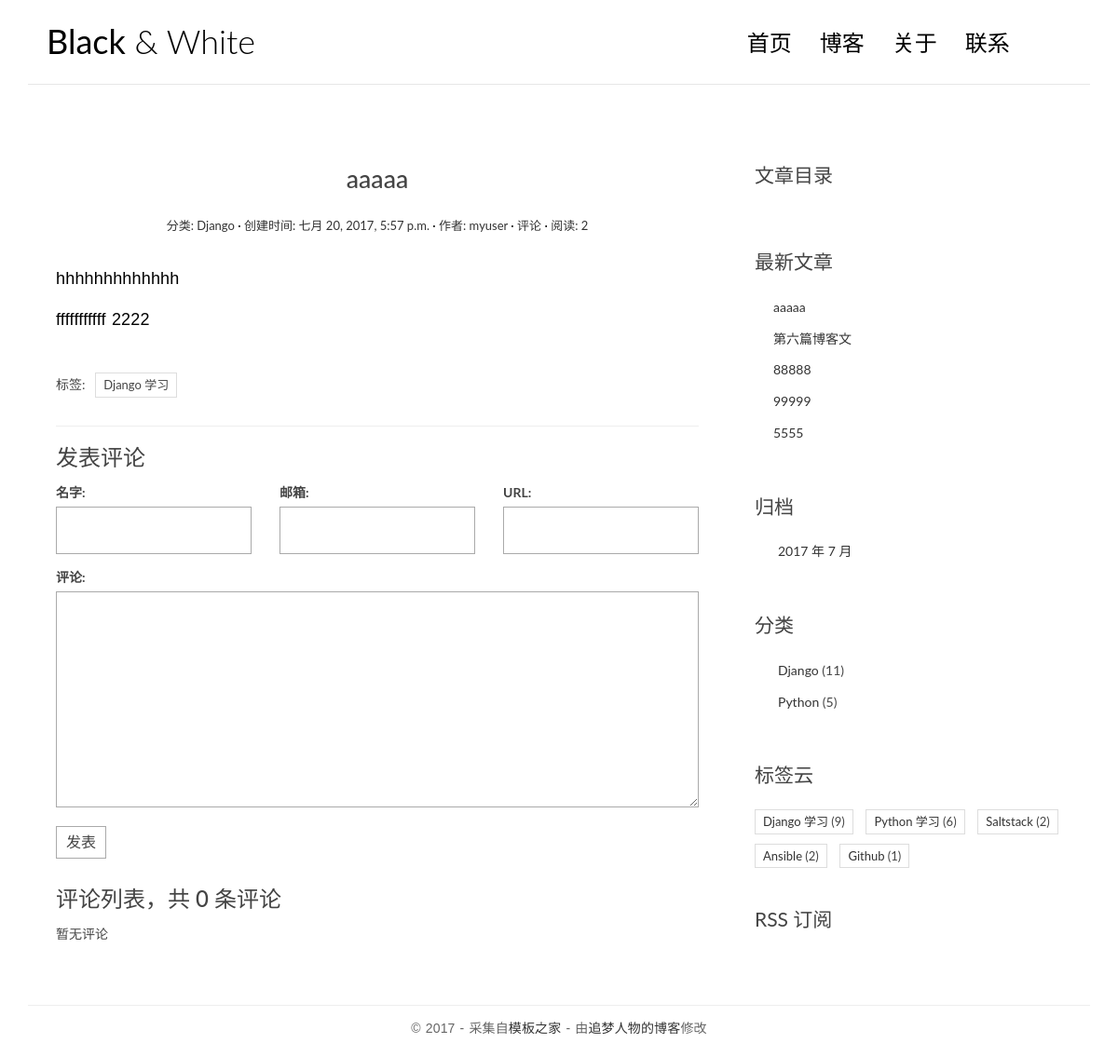
The app's page /post/17/ with its own data.
### blog/models.py (models this page shows, shortened)
@python_2_unicode_compatible
class Post(models.Model):
    title = models.CharField(max_length=70)
    body = models.TextField()
    created_time = models.DateTimeField()
    modified_time = models.DateTimeField()
    excerpt = models.CharField(max_length=200, blank=True)
    category = models.ForeignKey(Category)
    tags = models.ManyToManyField(Tag, blank=True)
    author = models.ForeignKey(User)
    views = models.PositiveIntegerField(default=0)
    def get_absolute_url(self):
        return reverse('blog:detail', kwargs={'pk': self.pk})
    def increase_views(self):
        self.views += 1
        self.save(update_fields=['views'])
    def save(self, *args, **kwargs):
        super(Post, self).save(*args, **kwargs)
    class Meta:
        ordering = ['-created_time']

@python_2_unicode_compatible
class Category(models.Model):
    name = models.CharField(max_length=100)

@python_2_unicode_compatible
class Tag(models.Model):
    name = models.CharField(max_length=100)

### blog/views.py (the view)
# urls.py: url(r'^post/(?P<pk>[0-9]+)/$', views.PostDetailView.as_view(), name='detail'),
class PostDetailView(DetailView):
    model = Post
    template_name = 'blog/detail.html'
    context_object_name = 'post'
    def get(self, request,  *args, **kwargs):
        response = super(PostDetailView, self).get(request, *args, **kwargs)
        self.object.increase_views()
        return response
    def get_object(self, queryset=None):
        post = super(PostDetailView, self).get_object(queryset=None)
        md = markdown.Markdown(extensions=[
                                       'markdown.extensions.extra',
                                       'markdown.extensions.codehilite',
                                        TocExtension(slugify=slugify),
                                    ])
        post.body = md.convert(post.body)
        post.toc = md.toc
        return post
    def get_context_data(self, **kwargs):
        context = super(PostDetailView, self).get_context_data(**kwargs)
        form = CommentForm()
        comment_list = self.object.comment_set.all()
        context.update({
            'form': form,
            'comment_list': comment_list
        })
        return context

### comments/forms.py
class CommentForm(forms.ModelForm):
    class Meta:
        model = Comment
        fields = ['name', 'email', 'url', 'text']

### blog/templatetags/blog_tags.py (called while the page is built)
@register.simple_tag
def get_recent_posts(num=5):
    return Post.objects.all().order_by('-created_time')[:num]

@register.simple_tag
def archives():
    return Post.objects.dates('created_time', 'month', order='DESC')

@register.simple_tag
def get_categories():
    return Category.objects.annotate(num_posts=Count('post')).filter(num_posts__gt=0)

@register.simple_tag()
def get_tags():
    return Tag.objects.annotate(num_posts=Count('post')).filter(num_posts__gt=0)

### templates/blog/detail.html (shortened to what this page needs)
{% extends "base.html" %}
{% block main %}
<article class="post post--{{ post.pk }}">
    <header class="entry-header">
    <h1 class="entry-title">{{ post.title }}</h1>
    <div class="entry-meta">
      <span class="post-category"><a href="{% url 'blog:category' post.pk %}">分类: {{ post.category.name }}</a></span>
      <span class="post-date"><a href="#"><time class="entry-date"
                                                datetime="{{ post.created_time }}">创建时间: {{ post.created_time }}</time></a></span>
      <span class="post-author"><a href="#">作者: {{ post.author }}</a></span>
      <span class="comments-link"><a href="{% url 'blog:detail' post.pk %}">{{ post.comment.count }} 评论</a></span>
      <span class="views-count"><a href="#">阅读: {{ post.views }}</a></span>
    </div>
  </header>
  <div class="entry-content clearfix">
      {{ post.body | safe }}
  </div>
<div class="widget widget-tag-cloud">
<ul>
    标签: &nbsp; {% for tag in post.tags.all %}
    <li>
    {{ tag.name }}
    </li>
{% endfor %}
</ul>
</div>
</article>
<section class="comment-area" id="comment-area">
    <hr>
    <h3>发表评论</h3>
    <form action="{% url 'comments:post_comment' post.pk %}" method="post" class="comment-form">
        <div class="row">
            <div class="col-md-4">
                <label for="{{ form.name.id_for_label }}">名字: </label>
                {{ form.name }}
            </div>
            <div class="col-md-4">
                <label for="{{ form.email.id_for_label }}">邮箱: </label>
                {{ form.email }}
            </div>
            <div class="col-md-4">
                <label for="{{ form.url.id_for_label }}">URL: </label>
                {{ form.url }}
            </div>
            <div class="col-md-12">
                <label for="{{ form.text.id_for_label }}">评论: </label>
                {{ form.text }}
                <button type="submit" class="comment-btn">发表</button>
            </div>
        </div>
    </form>
    <div class="comment-list-panel">
        <h3>评论列表，共 <span>{{ post.comment_set.count }}</span> 条评论</h3>
        <ul class="comment-list list-unstyled">
            {% for comment in comment_list %}
            <li class="comment-item">
                <span class="nickname">{{ comment.name }}</span>
                <time class="submit-date">{{ comment.created_time }}</time>
                <div class="text">
                    {{ comment.text }}
                </div>
            </li>
            {% empty %}
                暂无评论
            {% endfor %}
        </ul>
    </div>
</section>
{% endblock main %}
{% block toc %}
    <div class="widget widget-content">
        <h3 class="widget-title">文章目录</h3>
    </div>
{% endblock %}

### templates/base.html (shortened to what this page needs)
{% load staticfiles %}
{% load blog_tags %}
<!DOCTYPE html>
<html>
<head>
    <link rel="stylesheet" href="{% static 'blog/css/bootstrap.min.css' %}">
    <link rel="stylesheet" href="http://code.ionicframework.com/ionicons/2.0.1/css/ionicons.min.css">
    <link rel="stylesheet" href="{% static 'blog/css/pace.css' %}">
    <link rel="stylesheet" href="{% static 'blog/css/custom.css' %}">
    <link rel="stylesheet" href="{% static 'blog/css/highlights/github.css' %}">
</head>
<body>
<div class="container">
    <header id="site-header">
        <div class="row">
            <div class="col-md-4 col-sm-5 col-xs-8">
                <div class="logo">
                    <h1><a href="{% url 'blog:index' %}"><b>Black</b> &amp; White</a></h1>
                </div>
            </div>
            <div class="col-md-8 col-sm-7 col-xs-4">
                <nav class="main-nav" role="navigation">
                    <div class="collapse navbar-collapse" id="bs-example-navbar-collapse-1">
                        <ul class="nav navbar-nav navbar-right">
                            <li class="cl-effect-11"><a href="{% url 'blog:index' %}" data-hover="首页">首页</a></li>
                            <li class="cl-effect-11"><a href="full-width.html" data-hover="博客">博客</a></li>
                            <li class="cl-effect-11"><a href="about.html" data-hover="关于">关于</a></li>
                            <li class="cl-effect-11"><a href="contact.html" data-hover="联系">联系</a></li>
                        </ul>
                    </div>
                </nav>
            </div>
        </div>
    </header>
</div>
<div class="content-body">
    <div class="container">
        <div class="row">
            <main class="col-md-8">
             {% block main %}
             {% endblock %}
            </main>
            <aside class="col-md-4">
            {% block toc %}
            {% endblock %}
                <div class="widget widget-recent-posts">
                    <h3 class="widget-title">最新文章</h3>
                    {% get_recent_posts as recent_post_list %}
                    <ul>
                        {% for post in recent_post_list %}
                            <li>
                                <a href="{{ post.get_absolute_url }}">{{ post.title }}</a>
                            </li>
                        {% empty %}
                            暂无文章
                        {% endfor %}
                    </ul>
                </div>
                <div class="widget widget-archives">
                    <h3 class="widget-title">归档</h3>
                    {% archives as data_list %}
                    <ul>
                        {% for date in data_list %}
                        <li>
                            <a href="{% url 'blog:archives' date.year date.month %}">{{ date.year }} 年 {{ date.month }} 月</a>
                        </li>
                        {% empty %}
                            暂无归档
                        {% endfor %}
                    </ul>
                </div>
                <div class="widget widget-category">
                    <h3 class="widget-title">分类</h3>
                    {% get_categories as category_list %}
                    <ul>
                        {% for category in category_list %}
                        <li>
                            <a href="{% url 'blog:category' category.pk %}">{{ category.name }}</a>
                            <span class="post-count">({{ category.num_posts }})</span>
                        </li>
                        {% empty %}
                            暂无分类
                        {% endfor %}
                    </ul>
                </div>
                <div class="widget widget-tag-cloud">
                    <h3 class="widget-title">标签云</h3>
                    {% get_tags as tag_list %}
                    <ul>
                        {% for tag in tag_list %}
                        <li>
                            <a href="{% url 'blog:tag' tag.pk %}">{{ tag.name }}</a>
                            <span class="post-count">({{ tag.num_posts }})</span>
                        </li>
                        {% empty %}
                            暂无标签
                        {% endfor %}
                    </ul>
                </div>
                <div class="rss">
                    <a href="{% url 'rss' %}"> RSS 订阅</a>
                </div>
            </aside>
        </div>
    </div>
</div>
<footer id="site-footer">
    <div class="container">
        <div class="row">
            <div class="col-md-12">
                <p class="copyright">&copy 2017 - 采集自<a href="http://www.cssmoban.com/"
                                                        target="_blank" title="模板之家">模板之家</a>
                    - 由<a href="http://zmrenwu.com/" title="网页模板" target="_blank">追梦人物的博客</a>修改
                </p>
            </div>
        </div>
    </div>
</footer>
</body>
</html>

### blog/static/blog/css/custom.css (style rules this page uses)
* { outline: none; }
h1, h2, h3, h4, h5, h6 { margin-top: 0; }
b { font-weight: 400; }
a { color: #333; }
body { color: #444; font-family: 'Lato', sans-serif; }
p { font-family: 'Ubuntu', sans-serif; font-weight: 400; word-spacing: 1px; letter-spacing: 0.01em; }
#site-header { background-color: #FFF; padding: 25px 20px; margin-bottom: 40px; border-bottom: 1px solid #e7e7e7; }
.logo h1 a { color: #000; }
.logo h1 { margin: 0; font-family: 'Lato', sans-serif; font-weight: 300; }
.main-nav { margin-top: 11px; max-width: 95%; }
.main-nav a { color: #000000 !important; padding: 0 0 5px 0 !important; margin-right: 30px; font-family: 'Lato', sans-serif; font-weight: 300; font-size: 24px; }
.cl-effect-11 a { padding: 10px 0; color: #0972b4; text-shadow: none; }
.cl-effect-11 a::before { position: absolute; top: 0; left: 0; overflow: hidden; padding: 0 0 5px 0 !important; max-width: 0; border-bottom: 1px solid #000; color: #000; content: attr(data-hover); white-space: nowrap; -webkit-transition: max-width 0.5s; -moz-transition: max-width 0.5s; transition: max-width 0.5s; }
.content-body { padding-bottom: 4em; }
.post { background: #fff; padding: 30px 30px 0; }
.entry-title { text-align: center; font-size: 1.9em; margin-bottom: 20px; line-height: 1.6; padding: 10px 20px 0; }
.entry-meta { text-align: center; color: #DDDDDD; font-size: 13px; margin-bottom: 30px; }
.entry-content { font-size: 18px; line-height: 1.9; font-weight: 300; color: #000; }
.post-category::after, .post-date::after, .post-author::after, .comments-link::after { content: ' ·'; color: #000; }
.widget { background: #fff; padding: 30px 0 0; }
.widget-title { font-size: 1.5em; margin-bottom: 20px; line-height: 1.6; padding: 10px 0 0; font-weight: 400; }
.widget-recent-posts ul { padding: 0; margin: 0; padding-left: 20px; }
.widget-recent-posts ul li { list-style-type: none; position: relative; line-height: 170%; margin-bottom: 10px; }
.widget-recent-posts ul li::before { content: '\f3d3'; font-family: "Ionicons"; position: absolute; left: -17px; top: 3px; font-size: 16px; color: #000; }
.widget-archives ul { padding: 0; margin: 0; padding-left: 25px; }
.widget-archives ul li { list-style-type: none; position: relative; line-height: 170%; margin-bottom: 10px; }
.widget-archives ul li::before { content: '\f3f3'; font-family: "Ionicons"; position: absolute; left: -25px; top: 1px; font-size: 16px; color: #000; }
.widget-category ul { padding: 0; margin: 0; padding-left: 25px; }
.widget-category ul li { list-style-type: none; position: relative; line-height: 170%; margin-bottom: 10px; }
.widget-category ul li::before { content: '\f3fe'; font-family: "Ionicons"; position: absolute; left: -25px; top: 1px; font-size: 18px; color: #000; }
.widget-tag-cloud ul { padding: 0; margin: 0; margin-right: -10px; }
.widget-tag-cloud ul li { list-style-type: none; font-size: 13px; display: inline-block; margin-right: 10px; margin-bottom: 10px; padding: 3px 8px; border: 1px solid #ddd; }
.rss { font-size: 21px; margin-top: 30px; }
.rss a { color: #444; }
#site-footer { padding-top: 10px; padding: 0 0 1.5em 0; }
.copyright { text-align: center; padding-top: 1em; margin: 0; border-top: 1px solid #eee; color: #666; }
.contact-form input, .comment-form input { border: 1px solid #aaa; margin-bottom: 15px; width: 100%; padding: 15px 15px; font-size: 16px; line-height: 100%; transition: 0.4s border-color linear; }
.contact-form textarea, .comment-form textarea { border: 1px solid #aaa; margin-bottom: 15px; width: 100%; padding: 15px 15px; font-size: 16px; line-height: 20px !important; min-height: 183px; transition: 0.4s border-color linear; }
.comment-area { padding: 0 30px 0; }
.comment-form { margin-top: 15px; }
.comment-form .comment-btn { background-color: #fff; border: 1px solid #aaa; font-size: 16px; padding: 5px 10px; }
.comment-list-panel { margin-top: 30px; }
.comment-list { margin-top: 15px; }

### records on screen
Post: title "aaaaa", category.name "Django", created_time "七月 20, 2017, 5:57 p.m.", author "myuser", views "2", body "hhhhhhhhhhhhh fffffffffff 2222", comment_set.count "0"
Tag: name "Django 学习", num_posts "9"
Post: title "第六篇博客文"
Post: title "88888"
Post: title "99999"
Post: title "5555"
Category: name "Django", num_posts "11"
Category: name "Python", num_posts "5"
Tag: name "Python 学习", num_posts "6"
Tag: name "Saltstack", num_posts "2"
Tag: name "Ansible", num_posts "2"
Tag: name "Github", num_posts "1"

### other values on screen
{{ date.year }} "2017"
{{ date.month }} "7"
